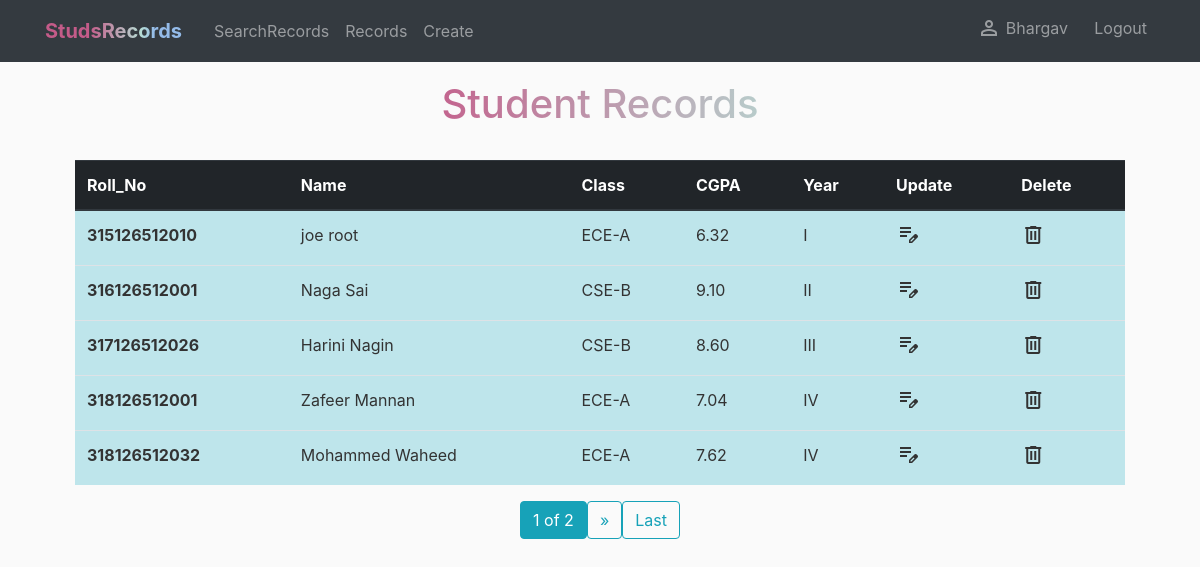
The page /records/ (signed in) on the database its author committed.
### student/models.py (models this page shows, shortened)
class Student(models.Model):
    YEAR=[('I', 'First'),
    ('II', 'Second'),
    ('III', 'Third'),
    ('IV', 'Fourth')]
    BRANCH_SEC = [
    ('ECE-A', 'ECE-A'),
    ('ECE-B', 'ECE-B'),
    ('CSE-A', 'CSE-A'),
    ('CSE-B', 'CSE-B'),
    ('EEE-A', 'EEE-A')]
    roll_no=models.PositiveBigIntegerField(help_text="Enter your roll number (length-12) : <em>(318126xxxxxx)</em> format",verbose_name="Roll number",default=318126512000
    ,validators=[MinValueValidator(1),MaxValueValidator(318126512999),RegexValidator(r"^\d{1,12}")],unique=True)
    name=models.CharField(max_length=50)
    class_signature=models.CharField(
        max_length=5,
        choices=BRANCH_SEC,
        default="ECE-A",
        verbose_name="Branch and Section"
    )
    cgpa=models.DecimalField(decimal_places=2,max_digits=4,validators=[RegexValidator(r"^\d{1}\.\d{1,2}$")],help_text="format: <em>x.xx</em> Eg:8.85",error_messages={"invalid":"Enter according to the format x.xx"})
    year=models.CharField(max_length=4,choices=YEAR,default="I")

### student/views.py (the view)
# urls.py: path('records/',RecordsListView.as_view(),name="records-list"),
class RecordsListView(LoginRequiredMixin,ListView):
    model=Student
    paginate_by = 5
    ordering = ["year",'class_signature',"roll_no"]

### student/templates/student/student_list.html (shortened to what this page needs)
{% extends 'student/base.html' %}
{% load crispy_forms_tags %}
{% block content %}
<div class="container mt-4">
  <h1 class="text-center heading">Student Records</h1>
  <div class="table-responsive">
    <table class="table table-hover mt-4">
      <thead class="thead-dark">
        <tr>
          <th scope="col">Roll_No</th>
          <th scope="col">Name</th>
          <th scope="col">Class</th>
          <th scope="col">CGPA</th>
          <th scope="col">Year</th>
          <th scope="col">Update</th>
          <th scope="col">Delete</th>
        </tr>
      </thead>
      <tbody>
        {% for record in object_list %}
        <tr class="table-info pointer" onclick="window.location='/records/{{record.pk}}/detail'">
            <th scope="row">{{record.roll_no}}</th>
            <td>{{record.name}}</td>
            <td>{{record.class_signature}}</td>
            <td>{{record.cgpa}}</td>
            <td><a href="{% url 'records-year' record.year %}" class="nostyle">{{record.year}}</a></td>
            <td> <a href="{% url 'record-update' record.pk %}" class="nostyle"><span class="material-symbols-outlined">
            </span></a></td>
            <td> <a href="{% url 'record-delete' record.pk %}" class="nostyle"><span class="material-symbols-outlined">
            </span></a></td>
        </tr>
        {% endfor %}
      </tbody>
    </table>
  </div>
  {% if is_paginated %}
<nav aria-label="Page navigation example mt-4">
  <ul class="pagination justify-content-center">
    <a class="btn btn-info mb-4" href="?page={{page_obj.number}}"
      >{{page_obj.number}} of {{page_obj.paginator.num_pages}}</a
    >
    {% if page_obj.has_next %}
    <a
      class="btn btn-outline-info mb-4"
      href="?page={{page_obj.next_page_number}}"
      >&raquo;</a
    >
    <a
      class="btn btn-outline-info mb-4"
      href="?page={{ page_obj.paginator.num_pages }}"
      >Last</a
    >
    {% endif %}
  </ul>
</nav>
{% endif %}
</div>
{% endblock content %}

### student/templates/student/base.html (shortened to what this page needs)
{% load static %}
<!DOCTYPE html>
<html lang="en">
  <head>
    <link
      rel="stylesheet"
      href="https://cdn.jsdelivr.net/npm/bootstrap@4.0.0/dist/css/bootstrap.min.css"
    />
    <link rel="stylesheet" href="{% static 'css/main.css' %}" />
  </head>
  <body>
    <nav class="navbar navbar-expand-md navbar-dark bg-dark fixed-top">
      <div class="container">
        <a class="navbar-brand mr-4 font-weight-bold" href="{% url 'student-home' %}">StudsRecords</a>
        <div class="collapse navbar-collapse" id="navbarToggle">
          <div class="navbar-nav mr-auto">
            <a class="nav-item nav-link" href="{% url 'records-filtered' %}">SearchRecords</a>
            <a class="nav-item nav-link" href="{% url 'records-list' %}">Records</a>
            <a class="nav-item nav-link" href="{% url 'record-create' %}">Create</a>
          </div>
          <div class="navbar-nav">
            {% if user.is_authenticated %}
            <a class="nav-item nav-link" href="{% url 'user-profile' %}">
              <div class="container">
                <div class="row no-gutters">
                  <div class="col-md-4">
              <span class="material-symbols-outlined ">person</span>
                  </div>
                  <div class="col-md-4"><span>{{user.username}}</span></div>
                </div>
              </div>
              </a>
            <a class="nav-item nav-link" href="{% url 'logout' %}">Logout</a>
            {% else %}
            <a class="nav-item nav-link" href="{% url 'login' %}"> Login</a>
            {% endif %}
          </div>
        </div>
      </div>
    </nav>
    <main role="main" class="container mt-5">
      <div class="container">
         {% block content %}{% endblock content %}
      </div>
    </main>
  </body>
</html>

### static/css/main.css (style rules this page uses)
body { background: #fafafa; color: #333333; margin-top: 5rem; }
.heading, .navbar-brand { background: rgb(196, 91, 137); background: linear-gradient( 90deg, rgba(196, 91, 137, 1) 32%, rgba(182, 220, 212, 1) 70%, rgba(148, 187, 233, 1) 80% ); -webkit-background-clip: text; -webkit-text-fill-color: transparent; }
.theaddeets,h1 { background: linear-gradient( 90deg, rgba(10, 113, 40, 0.7374300061821604) 18%, rgba(183, 221, 99, 1) 52%, rgba(147, 55, 83, 0.48252804539784666) 91% ); }
.pointer { cursor: pointer; }
.nostyle { color: inherit; text-decoration: none; }

### rows shown on the page
Student: roll_no "315126512010", name "joe root", class_signature "ECE-A", cgpa "6.32", year "I"
Student: roll_no "316126512001", name "Naga Sai", class_signature "CSE-B", cgpa "9.10", year "II"
Student: roll_no "317126512026", name "Harini Nagin", class_signature "CSE-B", cgpa "8.60", year "III"
Student: roll_no "318126512001", name "Zafeer Mannan", class_signature "ECE-A", cgpa "7.04", year "IV"
Student: roll_no "318126512032", name "Mohammed Waheed", class_signature "ECE-A", cgpa "7.62", year "IV"

### other values the page prints
{{ user.username }} "Bhargav"
{{ page_obj.number }} "1"
{{ page_obj.paginator.num_pages }} "2"
